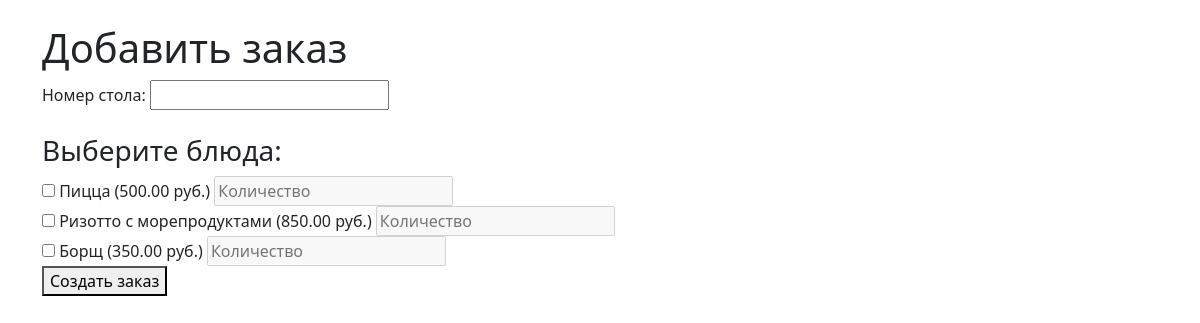
The app's page /orders/create/ with its own data.
### orders/models.py (models this page shows, shortened)
class Dish(models.Model):
    name: str = models.CharField(max_length=100, verbose_name='Название блюда')
    price: float = models.DecimalField(max_digits=10, decimal_places=2, verbose_name='Цена')

### orders/views.py (the view, shortened to what this page needs)
# urls.py: path('create/', views.order_create, name='order_create'), # Создание заказа
def order_create(request: HttpRequest) -> HttpResponse:
    dishes: QuerySet[Dish] = Dish.objects.all()
    return render(request, 'orders/order_form.html', {'dishes': dishes})

### orders/templates/orders/order_form.html (shortened to what this page needs)
{% extends 'base.html' %}
{% block content %}
<h1>Добавить заказ</h1>
<form method="post">
    <label for="table_number">Номер стола:</label>
    <input type="number" name="table_number" required><br><br>
    <h3>Выберите блюда:</h3>
    <div id="dishes">
        {% for dish in dishes %}
        <div>
            <input type="checkbox" name="dishes" value="{{ dish.id }}" onchange="toggleQuantityInput(this)">
            <label>{{ dish.name }} ({{ dish.price }} руб.)</label>
            <input type="number" name="quantities" placeholder="Количество" min="1" disabled required>
        </div>
        {% endfor %}
    </div>
    <button type="submit">Создать заказ</button>
</form>
{% endblock %}

### records on screen
Dish: name "Пицца", price "500.00"
Dish: name "Ризотто с морепродуктами", price "850.00"
Dish: name "Борщ", price "350.00"
